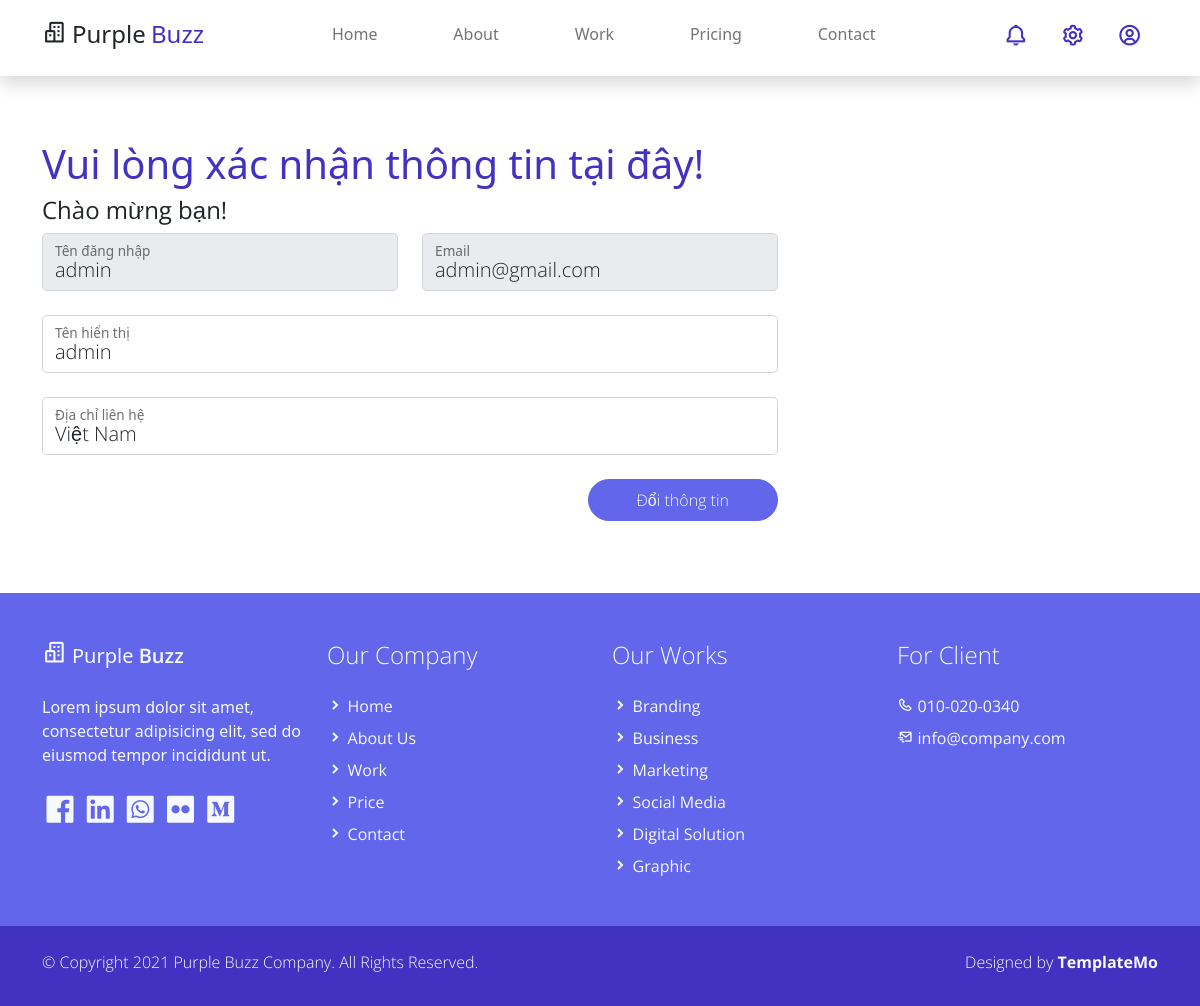
The page /info/change_info/index.php (signed in) on the database its author committed.
### tables this page shows
CREATE TABLE `user` (
  `ID` int(11) NOT NULL,
  `username` varchar(50) NOT NULL,
  `password` varchar(50) NOT NULL,
  `ho_ten` varchar(50) NOT NULL,
  `email` varchar(50) NOT NULL,
  `anh` varchar(100) DEFAULT NULL,
  `lien_he` varchar(500) NOT NULL,
  `quyen` int(11) NOT NULL
);

### info/change_info/index.php (the view, shortened to what this page needs)
<!DOCTYPE html>
<html lang="en">
<head>
    <link href="../../assets/css/bootstrap.min.css" rel="stylesheet">
    <link href="../../assets/css/boxicon.min.css" rel="stylesheet">
    <link rel="stylesheet" href="../../assets/css/templatemo.css">
    <link rel="stylesheet" href="../../assets/css/custom.css">
</head>
<body>
    <?php
        $mysqli = new mysqli("localhost","root","","seo-website");
        $username = $_SESSION['user'];
        $result = $mysqli->query("SELECT * FROM user WHERE username='$username'");
        $row = $result->fetch_assoc();
    ?>
    <nav id="main_nav" class="navbar navbar-expand-lg navbar-light bg-white shadow">
        <div class="container d-flex justify-content-between align-items-center">
            <a class="navbar-brand h1" href="../../">
                <i class='bx bx-buildings bx-sm text-dark'></i>
                <span class="text-dark h4">Purple</span> <span class="text-primary h4">Buzz</span>
            </a>
            <div class="align-self-center collapse navbar-collapse flex-fill  d-lg-flex justify-content-lg-between" id="navbar-toggler-success">
                <div class="flex-fill mx-xl-5 mb-2">
                    <ul class="nav navbar-nav d-flex justify-content-between mx-xl-5 text-center text-dark">
                        <li class="nav-item">
                            <a class="nav-link btn-outline-primary rounded-pill px-3" href="index.php">Home</a>
                        </li>
                        <li class="nav-item">
                            <a class="nav-link btn-outline-primary rounded-pill px-3" href="about.php">About</a>
                        </li>
                        <li class="nav-item">
                            <a class="nav-link btn-outline-primary rounded-pill px-3" href="work.php">Work</a>
                        </li>
                        <li class="nav-item">
                            <a class="nav-link btn-outline-primary rounded-pill px-3" href="pricing.php">Pricing</a>
                        </li>
                        <li class="nav-item">
                            <a class="nav-link btn-outline-primary rounded-pill px-3" href="contact.php">Contact</a>
                        </li>
                    </ul>
                </div>
                <div class="navbar align-self-center d-flex">
                    <a class="nav-link" href="#"><i class='bx bx-bell bx-sm bx-tada-hover text-primary'></i></a>
                    <a class="nav-link" href="#"><i class='bx bx-cog bx-sm text-primary'></i></a>
                    <?php
                        if (isset($_SESSION['user'])) {
                            if ($row['anh']!==NULL) {
                                echo "<a class='nav-link' href='../'><img class='recent-work-img card-img' src='../../assets/img/user/",$row['anh'],"' alt='Card image' style='width: 25px; height:25px; object-fit: cover; object-position: 50% 50%; border-radius: 50%;'></a>";
                            }
                            else {
                                echo "<a class='nav-link' href='../'><i class='bx bx-user-circle bx-sm text-primary'></i></a>";
                            }
                        }
                        else {
                            echo "<a class='nav-link' href='./signin/'>Đăng nhập</a>";
                        }
                    ?>
                </div>
            </div>
        </div>
    </nav>
    <section class="container py-5">
        <h1 class="col-12 col-xl-8 h2 text-left text-primary pt-3">Vui lòng xác nhận thông tin tại đây!</h1>
        <h2 class="col-12 col-xl-8 h4 text-left regular-400">Chào mừng bạn!</h2>
        <div class="row pb-4">
            <div class="col-lg-8 ">
                <form class="contact-form row" method="post" action="" role="form">
                    <div class="col-lg-6 mb-4">
                        <div class="form-floating">
                            <input type="text" class="form-control form-control-lg light-300" id="username" name="username" placeholder="Tên đăng nhập" value="<?=$row['username']?>"readonly>
                            <label for="username light-300">Tên đăng nhập</label>
                        </div>
                    </div>
                    <div class="col-lg-6 mb-4">
                        <div class="form-floating">
                            <input type="email" class="form-control form-control-lg light-300" id="email" name="email" placeholder="Email" value="<?=$row['email']?>" readonly>
                            <label for="email light-300">Email</label>
                        </div>
                    </div>
                    <div class="col-12">
                        <div class="form-floating mb-4">
                            <input type="text" class="form-control form-control-lg light-300" id="ho_ten" name="ho_ten" placeholder="Tên hiển thị" required value="<?=$row['ho_ten']?>">
                            <label for="ho_ten light-300">Tên hiển thị</label>
                        </div>
                    </div>
                    <div class="col-12">
                        <div class="form-floating mb-4">
                            <input type="text" class="form-control form-control-lg light-300" id="lien_he" name="lien_he" placeholder="Địa chỉ liên hệ" required value="<?=$row['lien_he']?>">
                            <label for="lien_he light-300">Địa chỉ liên hệ</label>
                        </div>
                    </div>
                    <div class="col-md-12 col-12 m-auto text-end">
                        <button type="submit" class="btn btn-secondary rounded-pill px-md-5 px-4 py-2 radius-0 text-light light-300" name="change_info" id="change_info">Đổi thông tin</button>
                    </div>
                </form>
            </div>
        </div>
    </section>
    <footer class="bg-secondary pt-4">
        <div class="container">
            <div class="row py-4">
                <div class="col-lg-3 col-12 align-left">
                    <a class="navbar-brand" href="index.php">
                        <i class='bx bx-buildings bx-sm text-light'></i>
                        <span class="text-light h5">Purple</span> <span class="text-light h5 semi-bold-600">Buzz</span>
                    </a>
                    <p class="text-light my-lg-4 my-2">
                        Lorem ipsum dolor sit amet, consectetur adipisicing elit,
                        sed do eiusmod tempor incididunt ut.
                    </p>
                    <ul class="list-inline footer-icons light-300">
                        <li class="list-inline-item m-0">
                            <a class="text-light" target="_blank" href="http://facebook.com/">
                                <i class='bx bxl-facebook-square bx-md'></i>
                            </a>
                        </li>
                        <li class="list-inline-item m-0">
                            <a class="text-light" target="_blank" href="https://www.linkedin.com/">
                                <i class='bx bxl-linkedin-square bx-md'></i>
                            </a>
                        </li>
                        <li class="list-inline-item m-0">
                            <a class="text-light" target="_blank" href="https://www.whatsapp.com/">
                                <i class='bx bxl-whatsapp-square bx-md'></i>
                            </a>
                        </li>
                        <li class="list-inline-item m-0">
                            <a class="text-light" target="_blank" href="https://www.flickr.com/">
                                <i class='bx bxl-flickr-square bx-md'></i>
                            </a>
                        </li>
                        <li class="list-inline-item m-0">
                            <a class="text-light" target="_blank" href="https://www.medium.com/">
                                <i class='bx bxl-medium-square bx-md' ></i>
                            </a>
                        </li>
                    </ul>
                </div>
                <div class="col-lg-3 col-md-4 my-sm-0 mt-4">
                    <h3 class="h4 pb-lg-3 text-light light-300">Our Company</h2>
                        <ul class="list-unstyled text-light light-300">
                            <li class="pb-2">
                                <i class='bx-fw bx bxs-chevron-right bx-xs'></i><a class="text-decoration-none text-light" href="index.php">Home</a>
                            </li>
                            <li class="pb-2">
                                <i class='bx-fw bx bxs-chevron-right bx-xs'></i><a class="text-decoration-none text-light py-1" href="about.php">About Us</a>
                            </li>
                            <li class="pb-2">
                                <i class='bx-fw bx bxs-chevron-right bx-xs'></i><a class="text-decoration-none text-light py-1" href="work.php">Work</a>
                            </li>
                            <li class="pb-2">
                                <i class='bx-fw bx bxs-chevron-right bx-xs'></i></i><a class="text-decoration-none text-light py-1" href="pricing.php">Price</a>
                            </li>
                            <li class="pb-2">
                                <i class='bx-fw bx bxs-chevron-right bx-xs'></i><a class="text-decoration-none text-light py-1" href="contact.php">Contact</a>
                            </li>
                        </ul>
                </div>
                <div class="col-lg-3 col-md-4 my-sm-0 mt-4">
                    <h2 class="h4 pb-lg-3 text-light light-300">Our Works</h2>
                    <ul class="list-unstyled text-light light-300">
                        <li class="pb-2">
                            <i class='bx-fw bx bxs-chevron-right bx-xs'></i><a class="text-decoration-none text-light py-1" href="#">Branding</a>
                        </li>
                        <li class="pb-2">
                            <i class='bx-fw bx bxs-chevron-right bx-xs'></i><a class="text-decoration-none text-light py-1" href="#">Business</a>
                        </li>
                        <li class="pb-2">
                            <i class='bx-fw bx bxs-chevron-right bx-xs'></i><a class="text-decoration-none text-light py-1" href="#">Marketing</a>
                        </li>
                        <li class="pb-2">
                            <i class='bx-fw bx bxs-chevron-right bx-xs'></i><a class="text-decoration-none text-light py-1" href="#">Social Media</a>
                        </li>
                        <li class="pb-2">
                            <i class='bx-fw bx bxs-chevron-right bx-xs'></i><a class="text-decoration-none text-light py-1" href="#">Digital Solution</a>
                        </li>
                        <li class="pb-2">
                            <i class='bx-fw bx bxs-chevron-right bx-xs'></i><a class="text-decoration-none text-light py-1" href="#">Graphic</a>
                        </li>
                    </ul>
                </div>
                <div class="col-lg-3 col-md-4 my-sm-0 mt-4">
                    <h2 class="h4 pb-lg-3 text-light light-300">For Client</h2>
                    <ul class="list-unstyled text-light light-300">
                        <li class="pb-2">
                            <i class='bx-fw bx bx-phone bx-xs'></i><a class="text-decoration-none text-light py-1" href="tel:010-020-0340">010-020-0340</a>
                        </li>
                        <li class="pb-2">
                            <i class='bx-fw bx bx-mail-send bx-xs'></i><a class="text-decoration-none text-light py-1" href="mailto:info@company.com">info@company.com</a>
                        </li>
                    </ul>
                </div>
            </div>
        </div>
        <div class="w-100 bg-primary py-3">
            <div class="container">
                <div class="row pt-2">
                    <div class="col-lg-6 col-sm-12">
                        <p class="text-lg-start text-center text-light light-300">
                            © Copyright 2021 Purple Buzz Company. All Rights Reserved.
                        </p>
                    </div>
                    <div class="col-lg-6 col-sm-12">
                        <p class="text-lg-end text-center text-light light-300">
                            Designed by <a rel="sponsored" class="text-decoration-none text-light" href="https://templatemo.com/" target="_blank"><strong>TemplateMo</strong></a>
                        </p>
                    </div>
                </div>
            </div>
        </div>
    </footer>
</body>
</html>

### assets/css/templatemo.css (style rules this page uses)
html { font-family: 'Open Sans', sans-serif; }
p, a { font-weight: 400; }
.h2 { font-size: 40px; }
.light-300 { font-family: 'Open Sans', sans-serif !important; font-weight: 300; }
.regular-400 { font-family: 'Open Sans', sans-serif !important; font-weight: 400; }
.semi-bold-600 { font-family: 'Open Sans', sans-serif !important; font-weight: 600; }

### rows shown on the page
user: username "admin", email "admin@gmail.com", ho_ten "admin", lien_he "Việt Nam"
